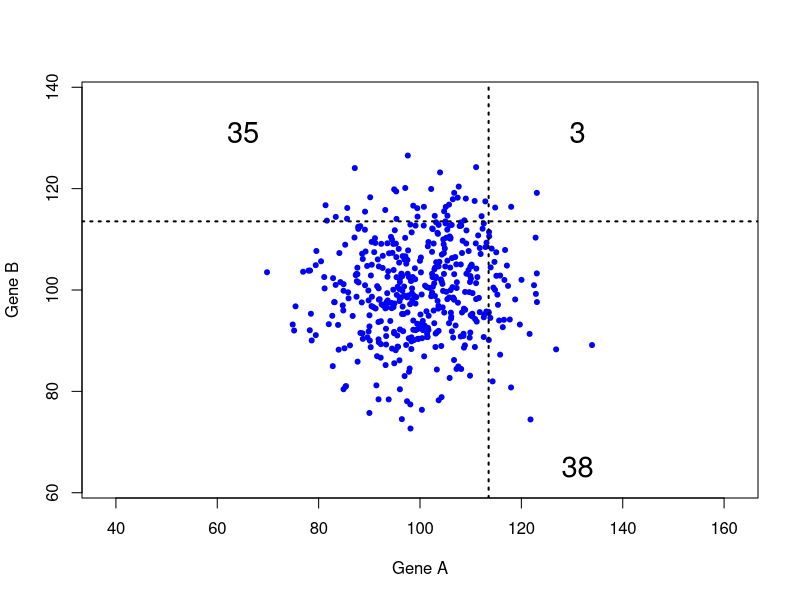
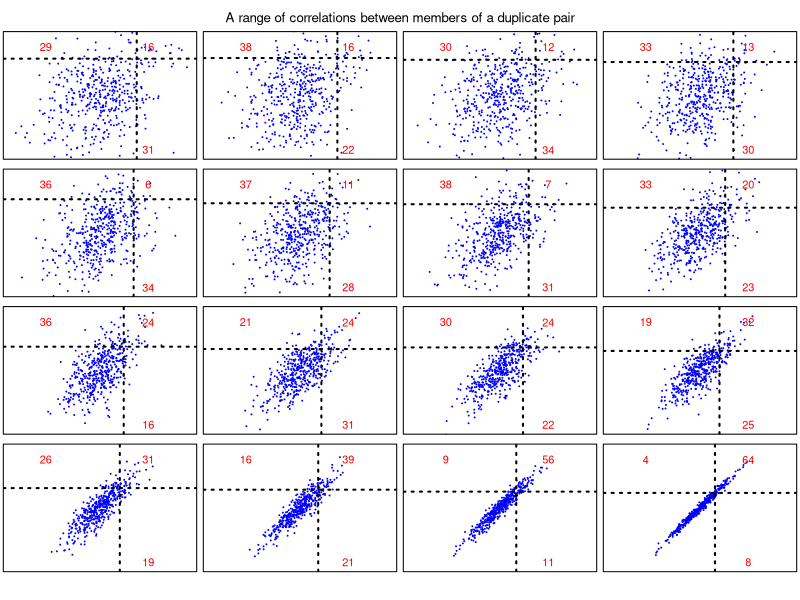
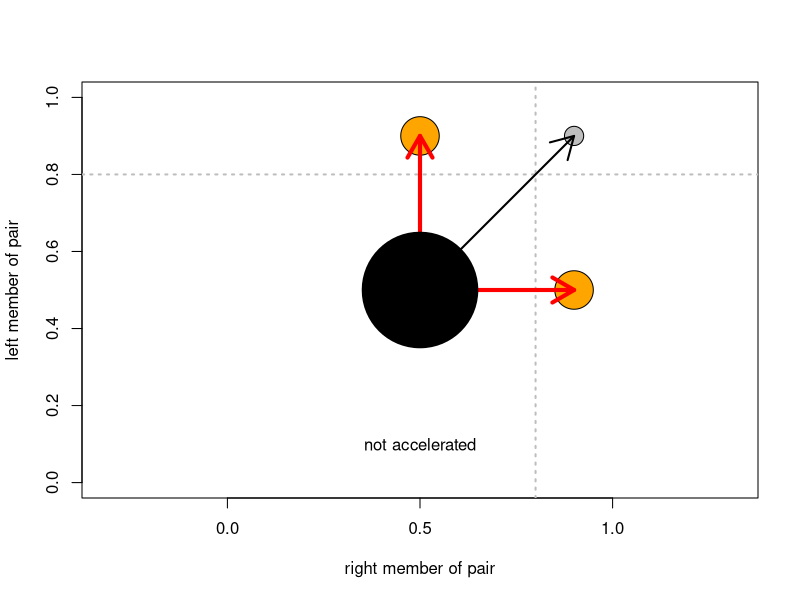

Generate these figures, in order, with R:
## ---- chunk 1
obs_all <- 457  # all duplicate pairs
obs_accel <- 76 # pairs with at least 1 member accelerated
obs_both <- 4   # pairs with both members accelerated
## ---- chunk 2
p <- 80/914
exp_both <- p^2 
exp_one <- 2 * p * (1 - p) 
exp_none <- (1 - p)^2 
obs <- c(obs_both, obs_accel - obs_both, obs_all - obs_accel) 
exp <- c(exp_both, exp_one, exp_none)
  
chisq.test(x = obs, p = exp)
## ---- chunk 3
r_ave <- 100  # rate of evolution, arbitrary units
r_sd <- 10    # standard deviation of rate among pairs
dupls <- data.frame(a = rnorm(obs_all, r_ave, r_sd), b = rnorm(obs_all, r_ave, r_sd))
## ---- chunk 4
threshold <- quantile(apply(dupls, 1, function(x) max(x)), 1 - obs_accel/obs_all)
# we'll use the same limits to make all the plots below more comparable
plim <- c(r_ave - 3.8 * r_sd, r_ave + 3.8 * r_sd)
plot(dupls, xlab = "Gene A", ylab = "Gene B", pch = 20, col = "blue", asp = 1, xlim = plim, ylim = plim)
accel <- dupls[(dupls$a >= threshold) | (dupls$b >= threshold), ]
abline(h = threshold, lwd = 2, lty = "dotted")
abline(v = threshold, lwd = 2, lty = "dotted")
#
# calculate the numbers and put those on the plot
both <- sum((accel$a >= threshold) & (accel$b >= threshold))
b_accel <- sum((accel$a < threshold) & (accel$b >= threshold))
a_accel <- sum((accel$a >= threshold) & (accel$b < threshold))
text(x = c(1.05*plim[1], 0.95*plim[2], 0.95*plim[2]), y = c(0.95*plim[2], 0.95*plim[2], 1.05*plim[1]), c(b_accel, both, a_accel), cex = 1.75)
## ---- chunk 5
rates <- rnorm(obs_all, r_ave, r_sd)
## ---- chunk 6
# add paired values that differ by mean = 0, sd
sds <- 16:1
results <- data.frame(sd = sds, single = NA, both = NA, R2 = NA)

# set up for multi-plot
d <- ceiling(sqrt(length(sds)))
oldpar <- par(no.readonly=TRUE)
par(mfrow=c(d, d), mar=c(0.25, 0.25, 0.5, 0.25), omi=c(0.25, 0, 0.25, 0))

for (sd in  sds) {
  dupls <- data.frame(a = rates + rnorm(obs_all, 0, sd), b = rates + rnorm(obs_all, 0, sd))
    # find the threshold that gives the right number of "accelerated" pairs
  threshold <- quantile(apply(dupls, 1, function(x) max(x)), 1 - obs_accel/obs_all)
  accel <- dupls[(dupls$a >= threshold) | (dupls$b >= threshold), ]
  # compare 
  both <- sum((accel$a >= threshold) & (accel$b >= threshold))
  single <- dim(accel)[1] - both
  results$both[results$sd == sd] <- both
  results$single[results$sd == sd] <- single
  results$R2[results$sd == sd] <- summary(lm(dupls$a ~ dupls$b))$r.squared
  
  # plot this  
  plot(dupls, axes = FALSE, frame.plot = TRUE, pch = 20, col = "blue", asp = 1, xlim = plim, ylim = plim, cex = 0.25)
  abline(h = threshold, lwd = 2, lty = "dotted")
  abline(v = threshold, lwd = 2, lty = "dotted")
# calculate the numbers and put those on the plot
  b_accel <- sum((accel$a < threshold) & (accel$b >= threshold))
  a_accel <- sum((accel$a >= threshold) & (accel$b < threshold))
  text(x = c(1.05*plim[1], 0.95*plim[2], 0.95*plim[2]), y = c(0.95*plim[2], 0.95*plim[2], 1.05*plim[1]), c(b_accel, both, a_accel), cex = 1, col = "red")
}
mtext("A range of correlations between members of a duplicate pair", outer = TRUE, cex = 0.8)
par(oldpar)
## ---- chunk 7
plot(c(0,1), c(0,1), pch = "", xlab = "right member of pair", ylab = "left member of pair", asp = 1)
threshold <- 0.8
abline(h = threshold, lwd = 2, col = "grey", lty = "dotted")
abline(v = threshold, lwd = 2, col = "grey", lty = "dotted")
symbols(0.5, 0.9, circles = 0.05, inches = FALSE, add = TRUE, bg = "orange")
symbols(0.9, 0.5, circles = 0.05, inches = FALSE, add = TRUE, bg = "orange")
symbols(0.9, 0.9, circles = 0.025, inches = FALSE, add = TRUE, bg = "grey")
arrows(0.5, 0.5, 0.9, 0.5, lwd = 4, col = "red")
arrows(0.5, 0.5, 0.5, 0.9, lwd = 4, col = "red")
arrows(0.5, 0.5, 0.9, 0.9, lwd = 2, col = "black")
symbols(0.5, 0.5, circles = 0.15, inches = FALSE, add = TRUE, bg = "black")
text(0.5, 0.1, "not accelerated")
## ---- chunk 8
binom.test(c(obs_accel - obs_both, obs_both), p = 0.5, conf.level = 0.95)
